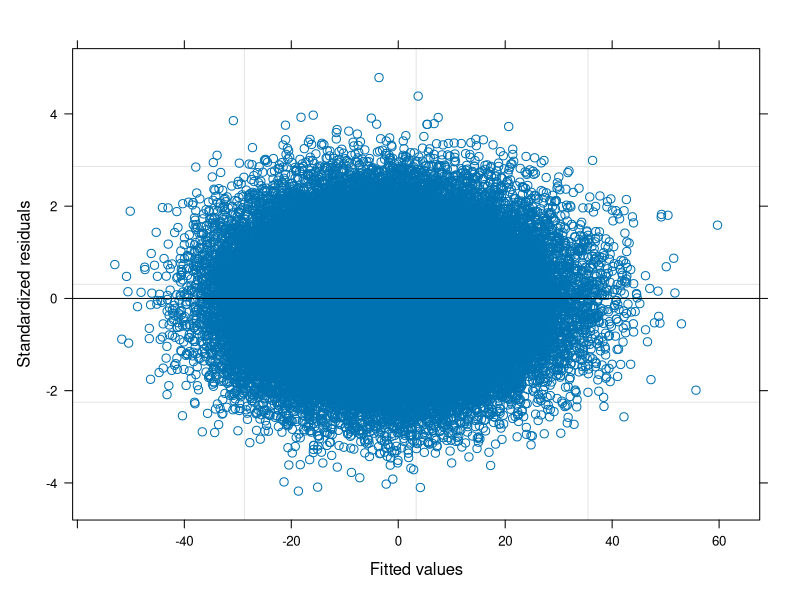

The R source for this figure:
library(nlme)

# data_generation
logger <- 1:150
time <- 1:600

aux <- rnorm(length(time), 0, 3)
x1 <- rnorm(length(time) * length(logger), rep(aux, length(logger)), 2)
x2 <- rnorm(length(time) * length(logger), rep(sample(aux), length(logger)), 2)
x3 <- rep(rnorm(length(time), 0, 2), length(logger))

resp <- rnorm(length(time) * length(logger), -2 + 2 * x1 - 3 * x2 + 1 * x3)

dat <- data.frame(resp, logger = factor(rep(logger, each = length(time))), 
  time = factor(rep(time, length(logger))), x1, x2, x3)

# analyses
mod <- lme(resp ~ x1 + x2 + x3, random = ~ 1 | logger, data = dat)

plot(mod)
summary(mod)
anova(mod)
#_